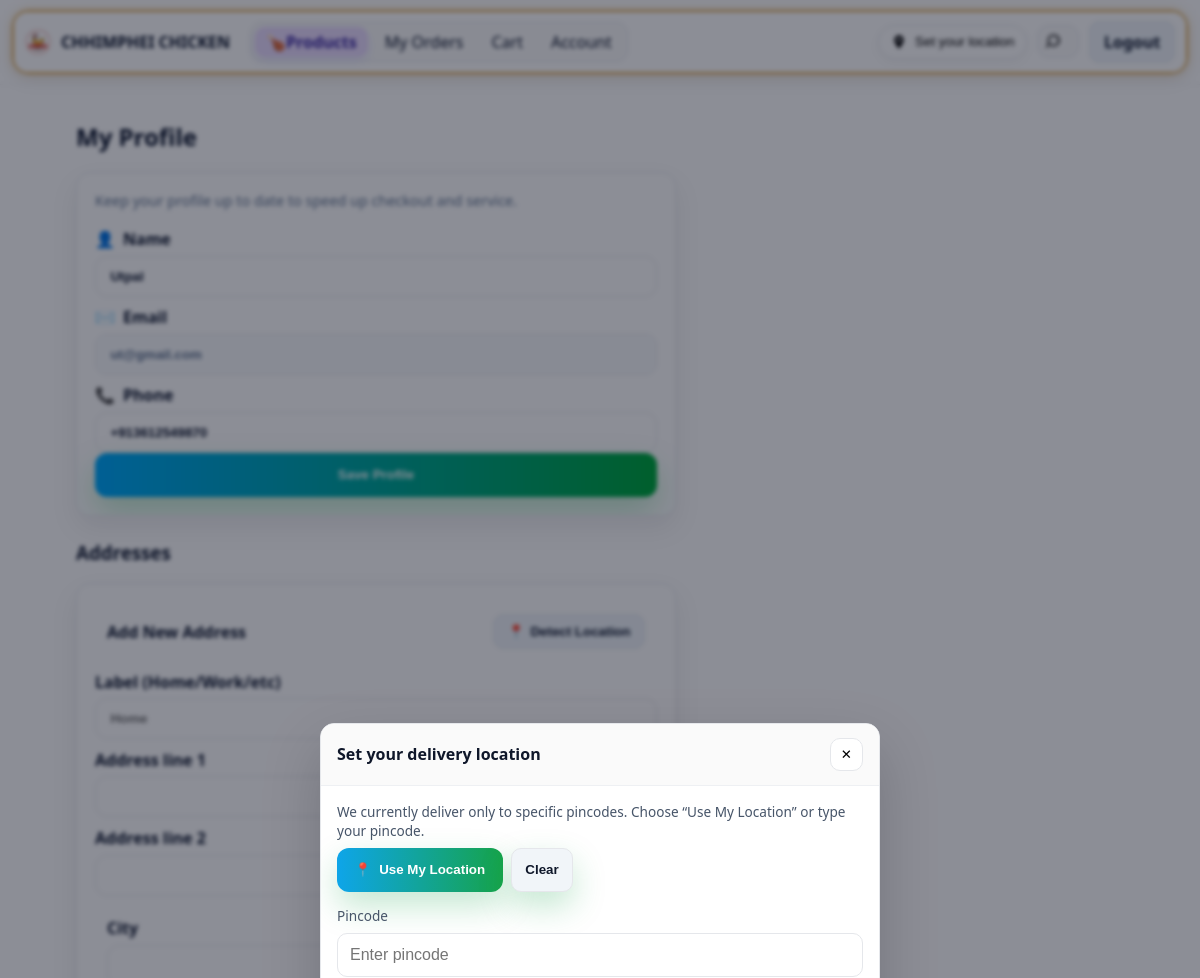
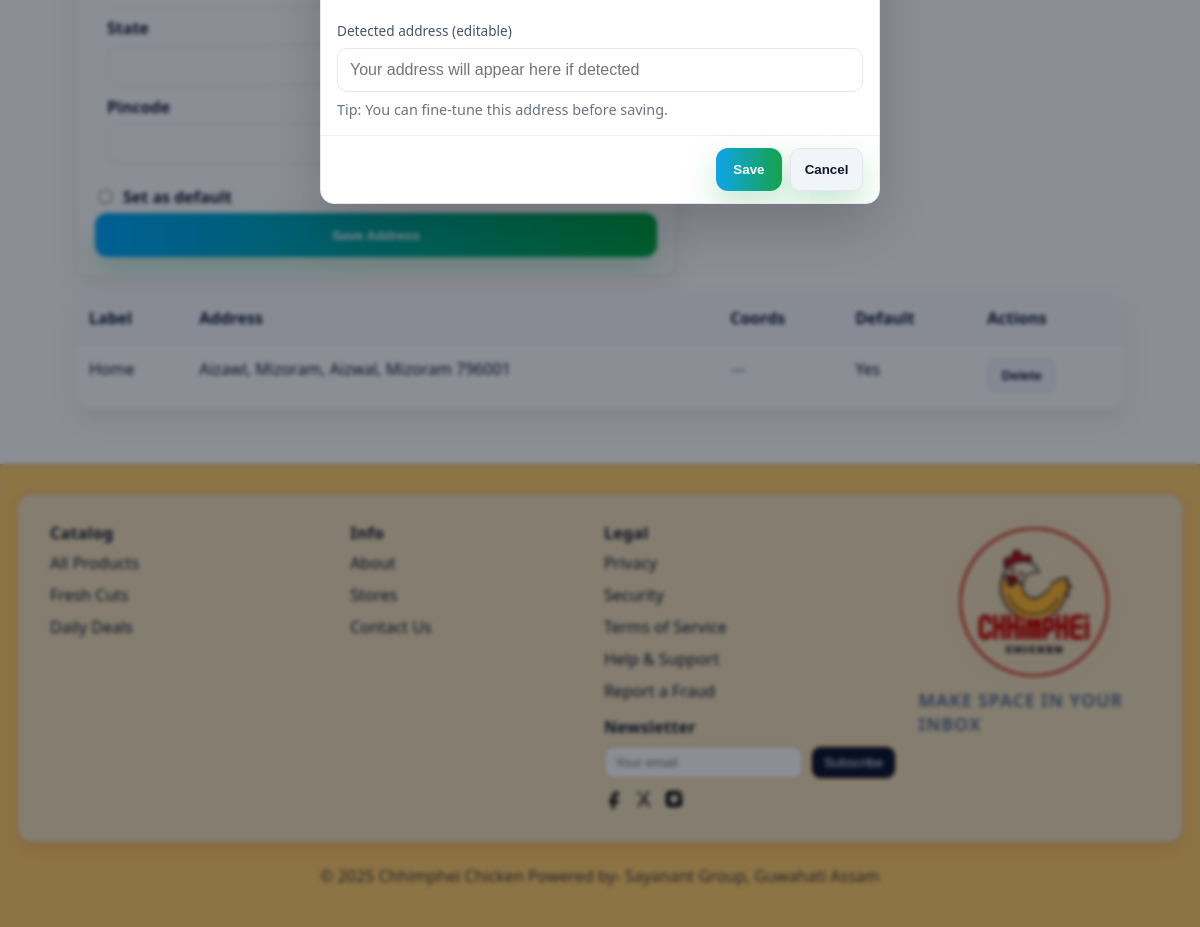
Page /profile (signed in) on the committed database (2 pictures, top to bottom).
### tables this page shows
CREATE TABLE users (
        id INTEGER PRIMARY KEY AUTOINCREMENT,
        name TEXT NOT NULL,
        email TEXT UNIQUE NOT NULL,
        phone TEXT UNIQUE,
        password_hash TEXT NOT NULL,
        role TEXT NOT NULL CHECK (role IN ('admin','store','customer','delivery')),
        phone_verified INTEGER NOT NULL DEFAULT 0,
        is_active INTEGER NOT NULL DEFAULT 0,
        created_at TEXT NOT NULL
    );

CREATE TABLE addresses (
        id INTEGER PRIMARY KEY AUTOINCREMENT,
        user_id INTEGER NOT NULL,
        label TEXT,
        line1 TEXT NOT NULL,
        line2 TEXT,
        city TEXT,
        state TEXT,
        pincode TEXT,
        latitude REAL,
        longitude REAL,
        is_default INTEGER NOT NULL DEFAULT 0,
        created_at TEXT NOT NULL,
        FOREIGN KEY(user_id) REFERENCES users(id)
    );

### app.py (the view, shortened to what this page needs)
@app.route("/profile", methods=["GET", "POST"])
@login_required()
def profile():
    u = current_user()
    addrs = query("SELECT * FROM addresses WHERE user_id=? ORDER BY is_default DESC, id DESC", (u["id"],))
    return render_template("profile.html", user=u, addresses=addrs)

### app.py (called while the page is built)
@app.context_processor
def inject_globals():
    return {
        "datetime": datetime,
        "service_area": session.get("service_area")  # {address,pincode,lat,lng} or None
    }

@app.context_processor
def inject_footer_links():
    return {"FOOTER_LINKS": FOOTER_LINKS}

def current_user():
    uid = session.get("user_id")
    if not uid:
        return None
    rows = query("SELECT * FROM users WHERE id=?", (uid,))
    return dict(rows[0]) if rows else None

def login_required(role=None):
    def deco(fn):
        @wraps(fn)
        def wrap(*a, **kw):
            u = current_user()
            if not u:
                flash("Please log in first.", "warning")
                return redirect(url_for("login"))
            if role and u["role"] != role:
                flash("Access denied.", "danger")
                return redirect(url_for("index"))
            return fn(*a, **kw)
        return wrap
    return deco

@app.after_request
def add_no_cache_headers(resp):
    resp.headers["Cache-Control"] = "no-store, no-cache, must-revalidate, max-age=0"
    resp.headers["Pragma"] = "no-cache"
    return resp

### db.py (called while the page is built)
def _connect() -> sqlite3.Connection:
    conn = sqlite3.connect(
        DB_PATH,
        timeout=30,                # wait up to 30s on locks
        detect_types=sqlite3.PARSE_DECLTYPES,
        check_same_thread=False,
    )
    conn.row_factory = sqlite3.Row
    conn.execute("PRAGMA journal_mode=WAL;")
    conn.execute("PRAGMA busy_timeout = 30000;")  # 30 seconds
    conn.execute("PRAGMA foreign_keys = ON;")
    return conn

def _retry_sql(op, sql: str, params=(), attempts: int = 5):
    delay = 0.15
    for i in range(attempts):
        try:
            return op(sql, params)
        except sqlite3.OperationalError as e:
            msg = str(e).lower()
            if ("database is locked" in msg) or ("database table is locked" in msg):
                if i == attempts - 1:
                    raise
                time.sleep(delay)
                delay *= 2
            else:
                raise

def query(sql, params=()):
    conn = _connect()
    try:
        cur = conn.cursor()
        _retry_sql(cur.execute, sql, params)
        rows = cur.fetchall()
        return rows
    finally:
        conn.close()

### templates/profile.html (shortened to what this page needs)
{% extends "base.html" %}
{% block content %}
<h2>My Profile</h2>
<form method="post" class="card" style="padding:12px;max-width:600px">
  <label>Name</label>
  <input type="text" name="name" value="{{ user.name }}" required>
  <label>Email</label>
  <input type="email" value="{{ user.email }}" disabled>
  <label>Phone</label>
  <input type="text" name="phone" value="{{ user.phone or '' }}">
  <button class="btn" type="submit">Save Profile</button>
</form>
<h3 style="margin-top:24px">Addresses</h3>
<form method="post" action="{{ url_for('address_new') }}" class="card" style="padding:12px;max-width:600px">
  <div style="display:flex;gap:8px;align-items:center;justify-content:space-between">
    <strong>Add New Address</strong>
    <button type="button" class="btn-ghost" id="detectBtn">Detect Location</button>
  </div>
  <label>Label (Home/Work/etc)</label>
  <input type="text" name="label" placeholder="Home">
  <label>Address line 1</label>
  <label>Address line 2</label>
  <div class="row">
    <div class="col">
      <label>City</label>
    </div>
    <div class="col">
      <label>State</label>
    </div>
    <div class="col">
      <label>Pincode</label>
    </div>
  </div>
  <label style="display:flex;gap:8px;align-items:center">
    <input type="checkbox" name="is_default" value="1"> Set as default
  </label>
  <button class="btn" type="submit">Save Address</button>
</form>
<table class="table" style="margin-top:16px">
  <thead><tr><th>Label</th><th>Address</th><th>Coords</th><th>Default</th><th>Actions</th></tr></thead>
  <tbody>
    {% for a in addresses %}
    <tr>
      <td>{{ a.label }}</td>
      <td>
        {{ a.line1 }}{% if a.line2 %}, {{ a.line2 }}{% endif %},
        {{ a.city }}, {{ a.state }} {{ a.pincode }}
      </td>
      <td>
        {% if a.latitude and a.longitude %}
          {{ a.latitude }}, {{ a.longitude }}
        {% else %}
          <span class="muted">—</span>
        {% endif %}
      </td>
      <td>{{ 'Yes' if a.is_default else 'No' }}</td>
      <td style="display:flex;gap:8px">
        <form method="post" action="{{ url_for('address_delete', aid=a.id) }}">
          <button class="btn-ghost" onclick="return confirm('Delete this address?')">Delete</button>
        </form>
      </td>
    </tr>
    {% endfor %}
  </tbody>
</table>
{% endblock %}

### static/styles.css (style rules this page uses)
:root { --ink:#0f172a; --muted:#64748b; --line:#e2e8f0; --brand:#22c55e; --bg:#ffffff; }
* { box-sizing:border-box }
body { margin:0;font-family:system-ui,Inter,Segoe UI,Roboto,Arial,sans-serif;color:var(--ink);background:#fff }
.btn { display:inline-block;background:var(--brand);color:#fff;padding:10px 16px;border-radius:10px;text-decoration:none;border:none;cursor:pointer;font-weight:600 }
.btn-ghost { background:#fff;border:1px solid var(--line);padding:8px 12px;border-radius:10px;cursor:pointer }
.card { border:1px solid var(--line);border-radius:16px;overflow:hidden;display:flex;flex-direction:column;animation:reveal .6s both }
.card > div { padding:12px }
.table { width:100%;border-collapse:collapse;border:1px solid var(--line);border-radius:12px;overflow:hidden }
.table th,.table td { border-bottom:1px solid var(--line);padding:10px;text-align:left }
.table tr:last-child td { border-bottom:none }
.muted { color:var(--muted) }

### templates/base.html (style rules this page uses)
:root { --brand:#0f172a; --muted:#6b7280; --line:#e5e7eb; --panel-bg:#ffd07d; --panel-border:#d6aa61; --panel-shadow:0 10px 20px rgba(15,23,42,.08); --nav-glow: rgba(214,170,97,.35); --ok:#16a34a; --warn:#dc2626; --info:#2563eb; --glass-bg: rgba(255,255,255,.72); --glass-border: rgba(255,255,255,.5); --overlay-grad: radial-gradient(90% 100% at 0% 0%, #fff7e7 0%, #f1f5ff 35%, #f9f9ff 70%, #ffffff 100%); --ink:#0b1020; }
html,body { margin:0 }
body { background:#fff;color:var(--brand);font-family:system-ui,-apple-system,Segoe UI,Roboto,Helvetica,Arial }
.muted { color:var(--muted) }
.btn-ghost { background:#fff;border:1px solid var(--line);border-radius:10px;padding:8px 10px }
.btn { padding:10px 12px; border:1px solid var(--line); border-radius:10px; background:#111; color:#fff; cursor:pointer; }
.btn-ghost { background:#fff; color:#111 }

### templates/profile.html (style rules this page uses)
.card { background:#ffffff !important; border:1px solid #e5e7eb !important; border-radius:14px !important; box-shadow:0 12px 28px rgba(2,6,23,.08); padding:18px !important; transition:box-shadow .2s ease, transform .15s ease; }
form.card label { display:block; margin:.6rem 0 .35rem; color:#0f172a; font-weight:600; }
form.card input[type="text"], form.card input[type="email"], form.card input[type="number"] { width:100%; padding:.75rem .9rem; border:1px solid #e5e7eb; border-radius:12px; background:#fff; color:#0f172a; font-weight:600; outline:none; transition:border-color .15s ease, box-shadow .15s ease, transform .06s ease; }
form.card input[disabled] { background:#f8fafc; color:#64748b; cursor:not-allowed; }
.btn { background:linear-gradient(90deg,#0ea5e9,#16a34a); border:none; color:#fff; padding:.9rem 1.1rem; border-radius:12px; font-weight:800; box-shadow:0 14px 32px rgba(22,163,74,.25); transition:transform .12s ease, box-shadow .2s ease, filter .15s ease; }
.btn-ghost { background:#f1f5f9; color:#0f172a; border:1px solid #e5e7eb; padding:.55rem .85rem; border-radius:10px; font-weight:700; transition:background .15s ease, transform .12s ease, box-shadow .2s ease; }
.muted { color:#64748b; }
form.card:first-of-type::before { content:"Keep your profile up to date to speed up checkout and service."; display:block; font-size:.9rem; color:#64748b; margin-bottom:8px; }
form.card:first-of-type label:first-of-type::before { content:"👤"; margin-right:8px; }
form.card:first-of-type label:nth-of-type(2)::before { content:"✉️"; margin-right:8px; }
form.card:first-of-type label:nth-of-type(3)::before { content:"📞"; margin-right:8px; }
#detectBtn::before { content:"📍"; margin-right:6px; }
.table { width:100%; border-collapse:collapse; background:#ffffff; border:1px solid #e5e7eb; border-radius:16px; box-shadow:0 12px 28px rgba(2,6,23,.08); overflow:hidden; }
.table thead th { text-align:left; padding:14px 12px; background:#f8fafc; color:#0f172a; font-weight:800; border-bottom:1px solid #e5e7eb; }
.table tbody td { padding:14px 12px; border-bottom:1px solid #f1f5f9; vertical-align:top; color:#0f172a; }
.table tbody tr:last-child td { border-bottom:none; }
.table tbody td[style*="display:flex"] { align-items:center; }
.card, .table { animation:profileFadeUp .28s ease both; }

### rows in the picture
users: name "Utpal", email "ut@gmail.com", phone "+913612549870"
addresses: label "Home", line1 "Aizawl, Mizoram", city "Aizwal", state "Mizoram", pincode "796001", is_default "Yes"

### other values in the picture
{{ link.label }} "Privacy" "Security" "Terms of Service" "Help & Support" "Report a Fraud"
